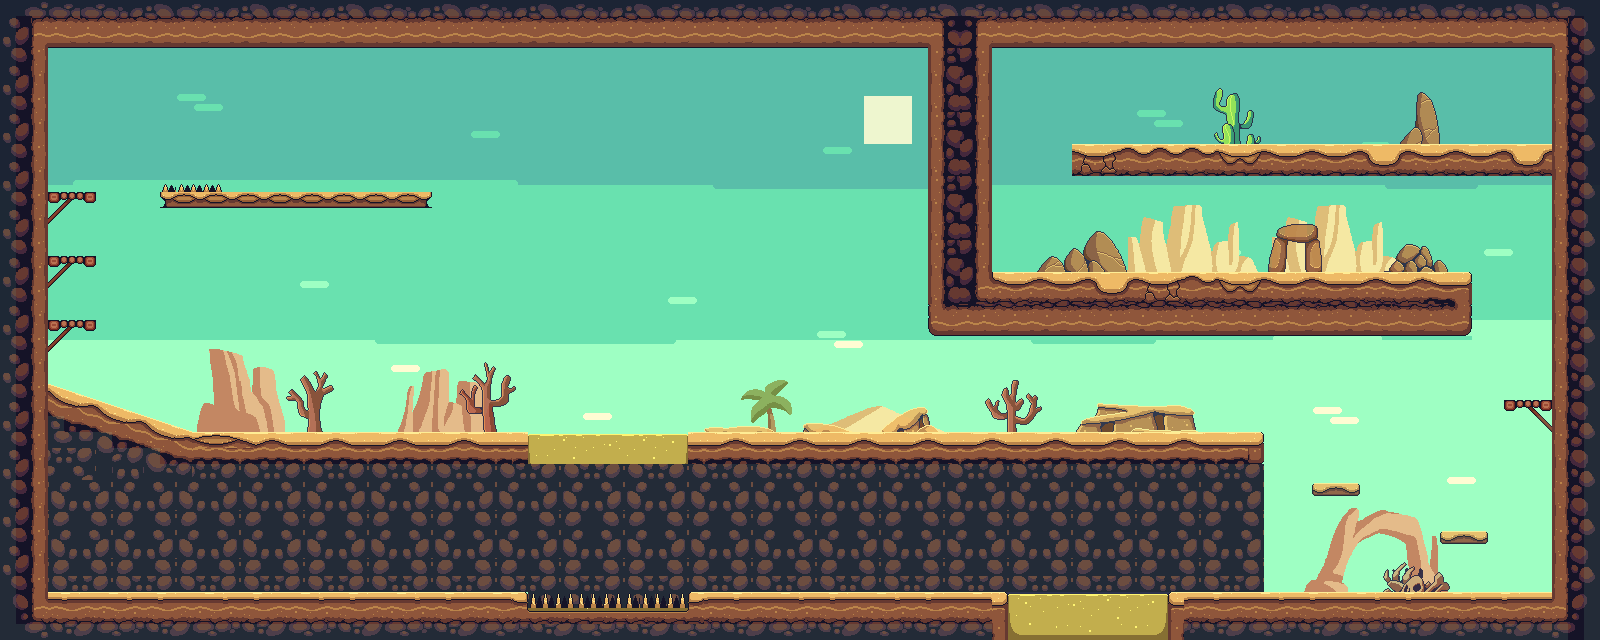

A level layout from a 2D game, rendered from its tile map. Below: a short description, then the map file with tile-grid data replaced by summaries:
An orthogonal 100x40 tile map with 16x16 px tiles, 4 tile layers (Sky, Most Backend, 2nd Most Backend, Ground), 3 tilesets.

<map version="1.0" tiledversion="1.0.3" orientation="orthogonal" renderorder="right-down" width="100" height="40" tilewidth="16" tileheight="16" nextobjectid="1">
 <tileset firstgid="1" source="Desert Environment.tsx" />
 <tileset firstgid="2129" source="Desert Environment.tsx" />
 <tileset firstgid="4257" source="Desert Props.tsx" />
 <layer name="Sky" width="100" height="40">
  <data>[4000 cells, 4000 non-empty, 61 distinct tile ids]</data>
 </layer>
 <layer name="Most Backend" width="100" height="40">
  <data>[4000 cells, 278 non-empty, 233 distinct tile ids]</data>
 </layer>
 <layer name="2nd Most Backend" width="100" height="40" opacity="0.9">
  <data>[4000 cells, 1169 non-empty, 305 distinct tile ids]</data>
 </layer>
 <layer name="Ground" width="100" height="40">
  <data>[4000 cells, 996 non-empty, 249 distinct tile ids]</data>
 </layer>
</map>
